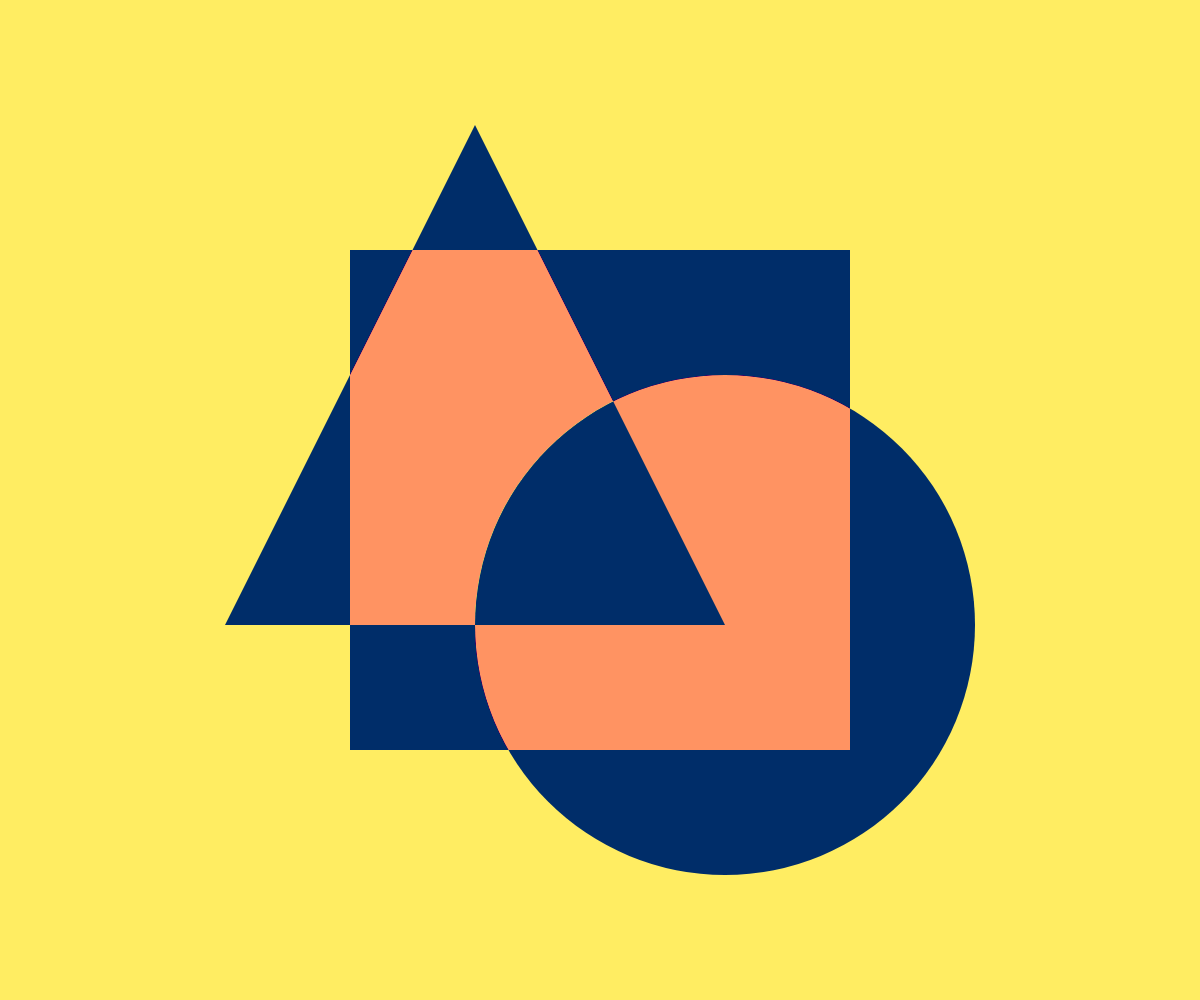
Frame 1 (no input)
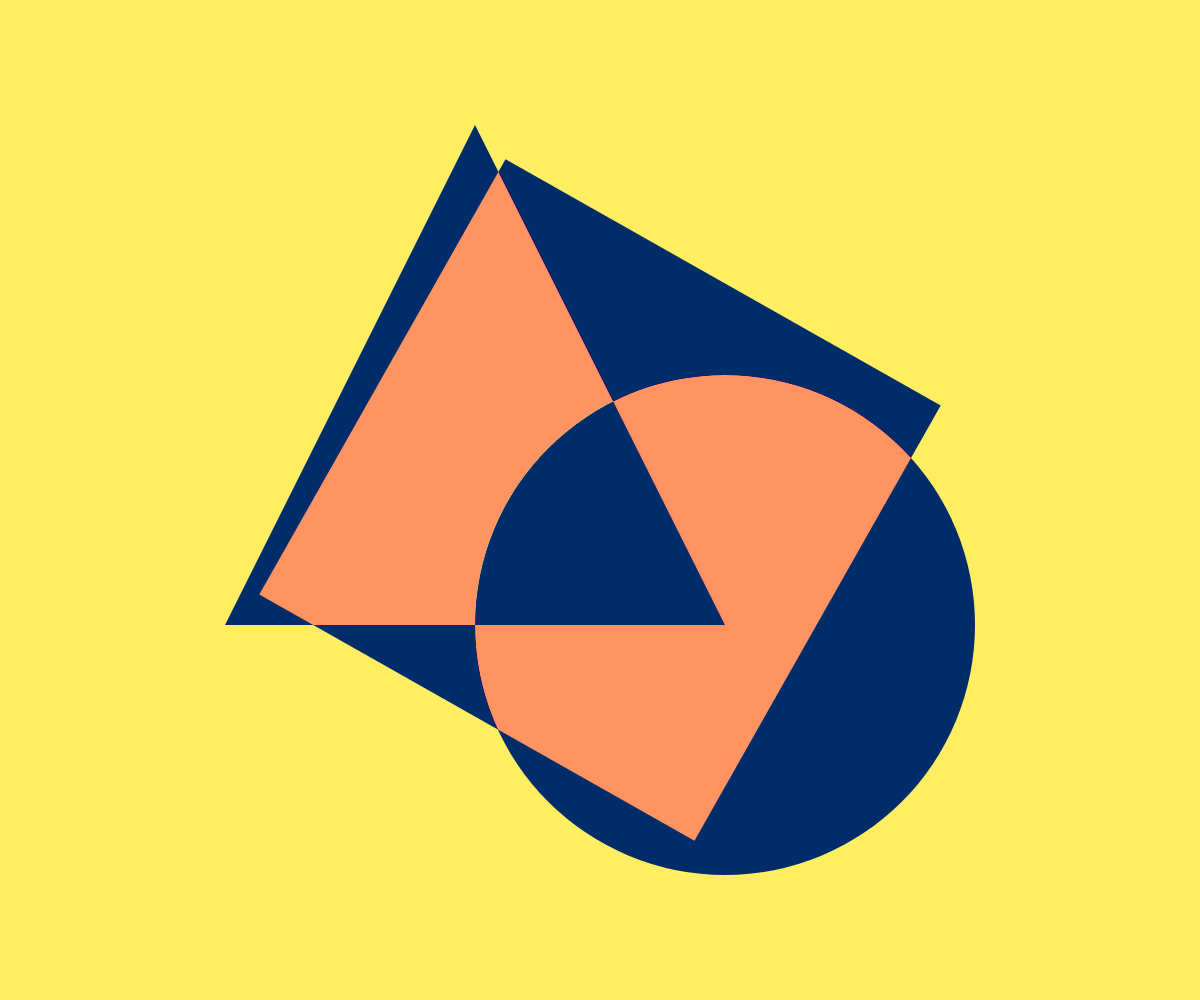
Frame 60 (no input)
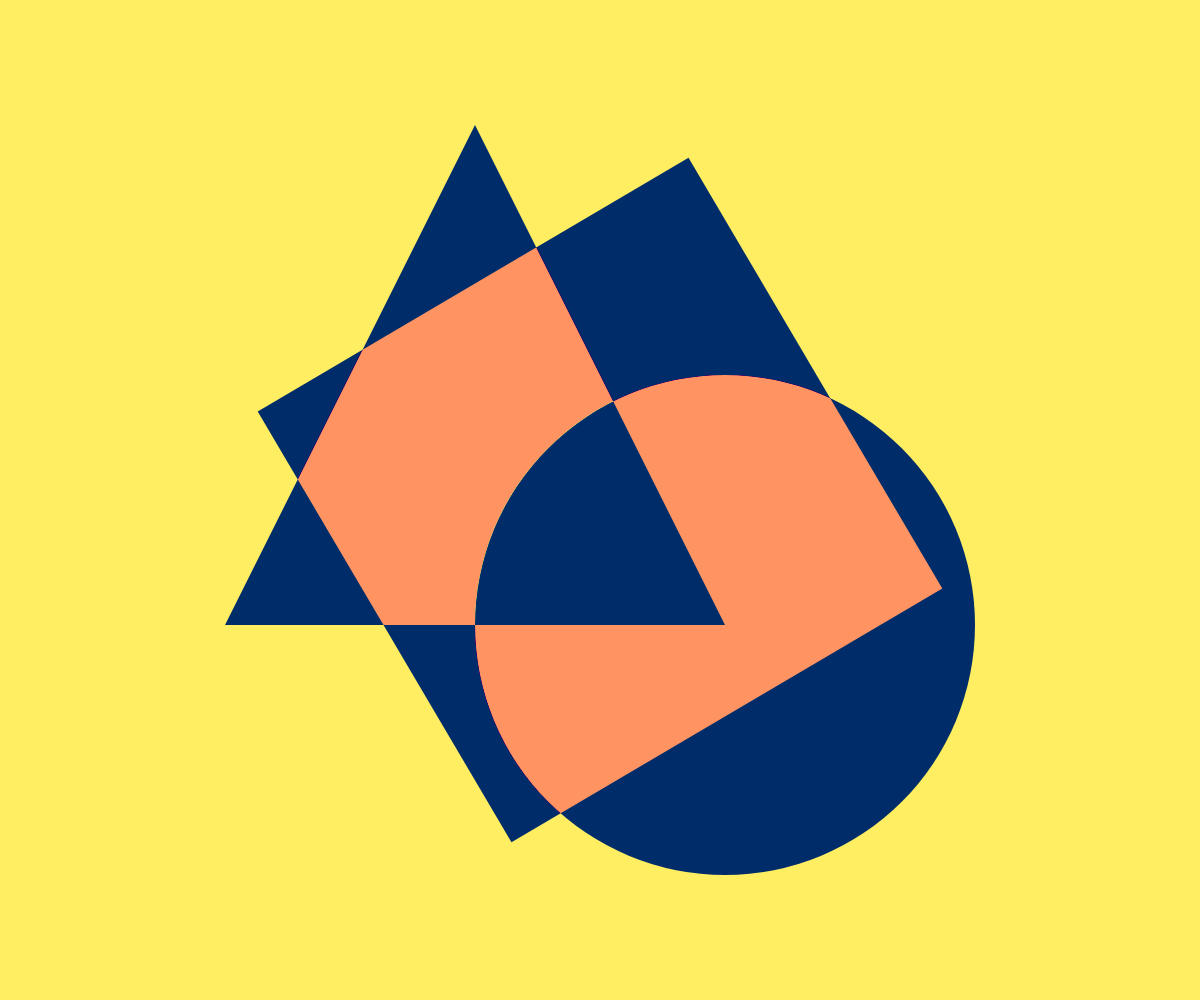
Frame 120 (the mouse pressed at the canvas centre since frame 60)

The p5.js sketch that drew these frames (run headless with seeded random() and noise() and a simulated clock; from frame 60 on, the mouse is pressed at the canvas centre):

// p5.js sketch
// ── sketch.js
/*
Based on p5.js demos by Matt DesLauriers
https://github.com/mattdesl/workshop-p5-intro

The MIT License (MIT) Copyright (c) 2019 Matt DesLauriers

Permission is hereby granted, free of charge, to any person obtaining a copy of this software and associated documentation files (the "Software"), to deal in the Software without restriction, including without limitation the rights to use, copy, modify, merge, publish, distribute, sublicense, and/or sell copies of the Software, and to permit persons to whom the Software is furnished to do so, subject to the following conditions:

The above copyright notice and this permission notice shall be included in all copies or substantial portions of the Software.

THE SOFTWARE IS PROVIDED "AS IS", WITHOUT WARRANTY OF ANY KIND, EXPRESS OR IMPLIED, INCLUDING BUT NOT LIMITED TO THE WARRANTIES OF MERCHANTABILITY, FITNESS FOR A PARTICULAR PURPOSE AND NONINFRINGEMENT. IN NO EVENT SHALL THE AUTHORS OR COPYRIGHT HOLDERS BE LIABLE FOR ANY CLAIM, DAMAGES OR OTHER LIABILITY, WHETHER IN AN ACTION OF CONTRACT, TORT OR OTHERWISE, ARISING FROM, OUT OF OR IN CONNECTION WITH THE SOFTWARE OR THE USE OR OTHER DEALINGS IN THE SOFTWARE.
*/

// Initialize the angle value
let angle = 0;

function setup() {
  //create window size canvas
  createCanvas(windowWidth, windowHeight);
  // Set angle mode to degrees（not PI）
  angleMode(DEGREES);
  //all shapes are white
  fill("pink");
}

function draw() {
  // Ensure the black background covers the previous frame to prevent 'DIFFERENCE' mode from affecting it
  blendMode(BLEND);
  //cover black background
  background("rgb(255,237,98)");

  //Calculate the interpolated color
  blendMode(DIFFERENCE);

  // Set x and y at the center of the canvas
  let x = width / 2;
  let y = height / 2;

  // Take the smaller value between width and height.
  let minDimension = min(width, height);

  // Set a fixed interval to ensure the drawn shapes stay within the canvas
  let spacing = minDimension / 8;

  // Draw a circle with its center shifted by "spacing" from the canvas center in both x and y directions, and a diameter of 1/2 of minDimension.
  circle(x + spacing, y + spacing, spacing * 4);

  // Offset the three points of the triangle relative to the canvas center.
  triangle(
    x - spacing,
    y - spacing * 3,
    x + spacing,
    y + spacing,
    x - spacing * 3,
    y + spacing
  );

  // Save the current coordinate system
  push();

  // Move the origin to the canvas center
  translate(x, y);

  // Rotate by a certain angle
  rotate(angle);

  // Set the square's drawing mode (center-based)
  rectMode(CENTER);

  // Draw a square
  square(0, 0, spacing * 4);

  // Increase the angle by 0.5 per frame
  angle += 0.5;

  // Restore the previously saved state
  pop();
}
